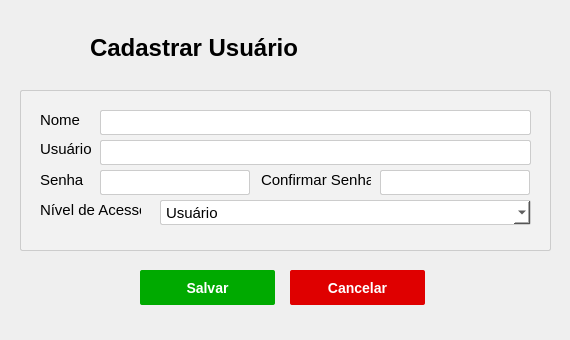
<?xml version="1.0" encoding="UTF-8"?>
<ui version="4.0">
 <class>Tela_Form_Usuarios</class>
 <widget class="QWidget" name="Tela_Form_Usuarios">
  <property name="geometry">
   <rect>
    <x>0</x>
    <y>0</y>
    <width>570</width>
    <height>340</height>
   </rect>
  </property>
  <property name="minimumSize">
   <size>
    <width>570</width>
    <height>340</height>
   </size>
  </property>
  <property name="maximumSize">
   <size>
    <width>570</width>
    <height>340</height>
   </size>
  </property>
  <property name="windowTitle">
   <string>Cadastrar Usuário</string>
  </property>
  <property name="windowIcon">
   <iconset>
    <normaloff>imagens/icone.png</normaloff>imagens/icone.png</iconset>
  </property>
  <widget class="QPushButton" name="btn_inserir_usuario">
   <property name="geometry">
    <rect>
     <x>140</x>
     <y>270</y>
     <width>135</width>
     <height>35</height>
    </rect>
   </property>
   <property name="minimumSize">
    <size>
     <width>135</width>
     <height>35</height>
    </size>
   </property>
   <property name="font">
    <font>
     <pointsize>-1</pointsize>
     <weight>75</weight>
     <bold>true</bold>
    </font>
   </property>
   <property name="cursor">
    <cursorShape>PointingHandCursor</cursorShape>
   </property>
   <property name="styleSheet">
    <string notr="true">QPushButton{
	
	background-color: rgb(0, 170, 0);
	border-radius: 2px;
	font-size: 14px;
	
	color: rgb(255, 255, 255);
}

QPushButton:hover{
	
	background-color: rgb(76, 191, 41);
	
}</string>
   </property>
   <property name="text">
    <string>Salvar</string>
   </property>
  </widget>
  <widget class="QFrame" name="frame">
   <property name="geometry">
    <rect>
     <x>20</x>
     <y>90</y>
     <width>531</width>
     <height>161</height>
    </rect>
   </property>
   <property name="styleSheet">
    <string notr="true">background-color: rgb(242, 242, 242);
border: 1px solid #ccc;
border-radius: 2px;</string>
   </property>
   <property name="frameShape">
    <enum>QFrame::StyledPanel</enum>
   </property>
   <property name="frameShadow">
    <enum>QFrame::Raised</enum>
   </property>
   <widget class="QLabel" name="label_7">
    <property name="geometry">
     <rect>
      <x>20</x>
      <y>20</y>
      <width>70</width>
      <height>20</height>
     </rect>
    </property>
    <property name="minimumSize">
     <size>
      <width>70</width>
      <height>0</height>
     </size>
    </property>
    <property name="font">
     <font>
      <weight>50</weight>
      <bold>false</bold>
     </font>
    </property>
    <property name="styleSheet">
     <string notr="true">border: none;</string>
    </property>
    <property name="text">
     <string>&lt;html&gt;&lt;head/&gt;&lt;body&gt;&lt;p&gt;&lt;span style=&quot; font-size:11pt;&quot;&gt;Nome&lt;/span&gt;&lt;/p&gt;&lt;/body&gt;&lt;/html&gt;</string>
    </property>
   </widget>
   <widget class="QLineEdit" name="input_nome_usuario">
    <property name="geometry">
     <rect>
      <x>80</x>
      <y>20</y>
      <width>431</width>
      <height>25</height>
     </rect>
    </property>
    <property name="minimumSize">
     <size>
      <width>0</width>
      <height>0</height>
     </size>
    </property>
    <property name="styleSheet">
     <string notr="true">font-size: 16px;
background-color: rgb(255, 255, 255);
</string>
    </property>
   </widget>
   <widget class="QLabel" name="label_14">
    <property name="geometry">
     <rect>
      <x>20</x>
      <y>50</y>
      <width>70</width>
      <height>16</height>
     </rect>
    </property>
    <property name="minimumSize">
     <size>
      <width>70</width>
      <height>0</height>
     </size>
    </property>
    <property name="font">
     <font>
      <weight>50</weight>
      <bold>false</bold>
     </font>
    </property>
    <property name="styleSheet">
     <string notr="true">border: none;</string>
    </property>
    <property name="text">
     <string>&lt;html&gt;&lt;head/&gt;&lt;body&gt;&lt;p&gt;&lt;span style=&quot; font-size:11pt;&quot;&gt;Usuário&lt;/span&gt;&lt;/p&gt;&lt;/body&gt;&lt;/html&gt;</string>
    </property>
   </widget>
   <widget class="QLineEdit" name="input_login_usuario">
    <property name="geometry">
     <rect>
      <x>80</x>
      <y>50</y>
      <width>431</width>
      <height>25</height>
     </rect>
    </property>
    <property name="styleSheet">
     <string notr="true">font-size: 16px;
background-color: rgb(255, 255, 255);</string>
    </property>
   </widget>
   <widget class="QLabel" name="label_15">
    <property name="geometry">
     <rect>
      <x>20</x>
      <y>80</y>
      <width>70</width>
      <height>20</height>
     </rect>
    </property>
    <property name="minimumSize">
     <size>
      <width>70</width>
      <height>0</height>
     </size>
    </property>
    <property name="font">
     <font>
      <weight>50</weight>
      <bold>false</bold>
     </font>
    </property>
    <property name="styleSheet">
     <string notr="true">border: none;</string>
    </property>
    <property name="text">
     <string>&lt;html&gt;&lt;head/&gt;&lt;body&gt;&lt;p&gt;&lt;span style=&quot; font-size:11pt;&quot;&gt;Senha&lt;/span&gt;&lt;/p&gt;&lt;/body&gt;&lt;/html&gt;</string>
    </property>
   </widget>
   <widget class="QLineEdit" name="input_senha_usuario">
    <property name="geometry">
     <rect>
      <x>80</x>
      <y>80</y>
      <width>150</width>
      <height>25</height>
     </rect>
    </property>
    <property name="minimumSize">
     <size>
      <width>150</width>
      <height>0</height>
     </size>
    </property>
    <property name="styleSheet">
     <string notr="true">font-size: 16px;
background-color: rgb(255, 255, 255);</string>
    </property>
    <property name="echoMode">
     <enum>QLineEdit::Password</enum>
    </property>
   </widget>
   <widget class="QLabel" name="label_16">
    <property name="geometry">
     <rect>
      <x>240</x>
      <y>80</y>
      <width>111</width>
      <height>20</height>
     </rect>
    </property>
    <property name="minimumSize">
     <size>
      <width>70</width>
      <height>0</height>
     </size>
    </property>
    <property name="font">
     <font>
      <weight>50</weight>
      <bold>false</bold>
     </font>
    </property>
    <property name="styleSheet">
     <string notr="true">border: none;</string>
    </property>
    <property name="text">
     <string>&lt;html&gt;&lt;head/&gt;&lt;body&gt;&lt;p align=&quot;right&quot;&gt;&lt;span style=&quot; font-size:11pt;&quot;&gt;Confirmar Senha&lt;/span&gt;&lt;/p&gt;&lt;/body&gt;&lt;/html&gt;</string>
    </property>
   </widget>
   <widget class="QLineEdit" name="input_senha_2_usuario">
    <property name="geometry">
     <rect>
      <x>360</x>
      <y>80</y>
      <width>150</width>
      <height>25</height>
     </rect>
    </property>
    <property name="minimumSize">
     <size>
      <width>150</width>
      <height>0</height>
     </size>
    </property>
    <property name="styleSheet">
     <string notr="true">font-size: 16px;
background-color: rgb(255, 255, 255);</string>
    </property>
    <property name="echoMode">
     <enum>QLineEdit::Password</enum>
    </property>
   </widget>
   <widget class="QLabel" name="label_17">
    <property name="geometry">
     <rect>
      <x>20</x>
      <y>110</y>
      <width>101</width>
      <height>20</height>
     </rect>
    </property>
    <property name="minimumSize">
     <size>
      <width>70</width>
      <height>0</height>
     </size>
    </property>
    <property name="font">
     <font>
      <weight>50</weight>
      <bold>false</bold>
     </font>
    </property>
    <property name="styleSheet">
     <string notr="true">border: none;</string>
    </property>
    <property name="text">
     <string>&lt;html&gt;&lt;head/&gt;&lt;body&gt;&lt;p align=&quot;right&quot;&gt;&lt;span style=&quot; font-size:11pt;&quot;&gt;Nível de Acesso&lt;/span&gt;&lt;/p&gt;&lt;/body&gt;&lt;/html&gt;</string>
    </property>
   </widget>
   <widget class="QComboBox" name="cb_acesso_usuario">
    <property name="geometry">
     <rect>
      <x>140</x>
      <y>110</y>
      <width>371</width>
      <height>25</height>
     </rect>
    </property>
    <property name="sizePolicy">
     <sizepolicy hsizetype="Expanding" vsizetype="Fixed">
      <horstretch>0</horstretch>
      <verstretch>0</verstretch>
     </sizepolicy>
    </property>
    <property name="font">
     <font>
      <pointsize>11</pointsize>
     </font>
    </property>
    <property name="styleSheet">
     <string notr="true">background-color: rgb(255, 255, 255);
padding: 5px;</string>
    </property>
    <item>
     <property name="text">
      <string>Usuário</string>
     </property>
    </item>
    <item>
     <property name="text">
      <string>Administrador</string>
     </property>
    </item>
   </widget>
  </widget>
  <widget class="QLabel" name="label_12">
   <property name="geometry">
    <rect>
     <x>20</x>
     <y>20</y>
     <width>50</width>
     <height>50</height>
    </rect>
   </property>
   <property name="minimumSize">
    <size>
     <width>50</width>
     <height>50</height>
    </size>
   </property>
   <property name="maximumSize">
    <size>
     <width>50</width>
     <height>50</height>
    </size>
   </property>
   <property name="text">
    <string>&lt;html&gt;&lt;head/&gt;&lt;body&gt;&lt;p align=&quot;center&quot;&gt;&lt;img src=&quot;View/imagens/cadastrar_usuario.png&quot;&gt;&lt;/p&gt;&lt;/body&gt;&lt;/html&gt;</string>
   </property>
  </widget>
  <widget class="QLabel" name="label_13">
   <property name="geometry">
    <rect>
     <x>90</x>
     <y>29</y>
     <width>256</width>
     <height>39</height>
    </rect>
   </property>
   <property name="styleSheet">
    <string notr="true">font: 8pt &quot;Open Sans&quot;;</string>
   </property>
   <property name="text">
    <string>&lt;html&gt;&lt;head/&gt;&lt;body&gt;&lt;p&gt;&lt;span style=&quot; font-size:18pt; font-weight:600;&quot;&gt;Cadastrar Usuário&lt;/span&gt;&lt;/p&gt;&lt;/body&gt;&lt;/html&gt;</string>
   </property>
  </widget>
  <widget class="QPushButton" name="btn_cancelar_usuario">
   <property name="geometry">
    <rect>
     <x>290</x>
     <y>270</y>
     <width>135</width>
     <height>35</height>
    </rect>
   </property>
   <property name="minimumSize">
    <size>
     <width>135</width>
     <height>35</height>
    </size>
   </property>
   <property name="font">
    <font>
     <pointsize>-1</pointsize>
     <weight>75</weight>
     <bold>true</bold>
    </font>
   </property>
   <property name="styleSheet">
    <string notr="true">QPushButton{
	
	
	background-color: rgb(223, 0, 0);
	border-radius: 2px;
	font-size: 14px;
	color: rgb(255, 255, 255);

}

QPushButton:hover{
	
	
	background-color: rgb(156, 0, 0);

}</string>
   </property>
   <property name="text">
    <string>Cancelar</string>
   </property>
  </widget>
  <zorder>frame</zorder>
  <zorder>btn_inserir_usuario</zorder>
  <zorder>label_12</zorder>
  <zorder>label_13</zorder>
  <zorder>btn_cancelar_usuario</zorder>
 </widget>
 <resources/>
 <connections/>
</ui>
